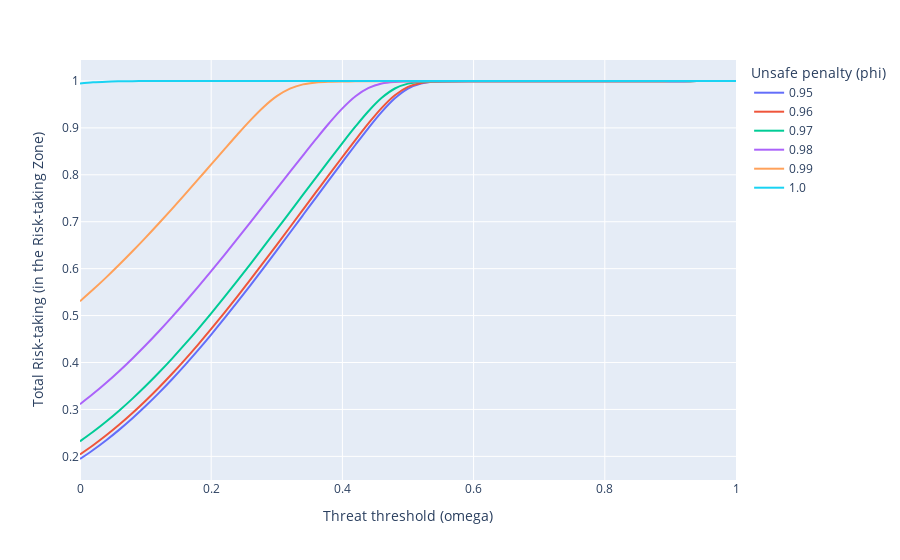

Notebook source saved alongside this figure:
### Code cell
fig = px.line(plot_data, x="severity", y="AU_frequency", color="phi_h_s", line_shape='spline')

fig.update_layout(xaxis_title='Threat threshold (omega)',
                   yaxis_title='Total Risk-taking (in the Risk-taking Zone)',
                   legend_title='Unsafe penalty (phi)')
